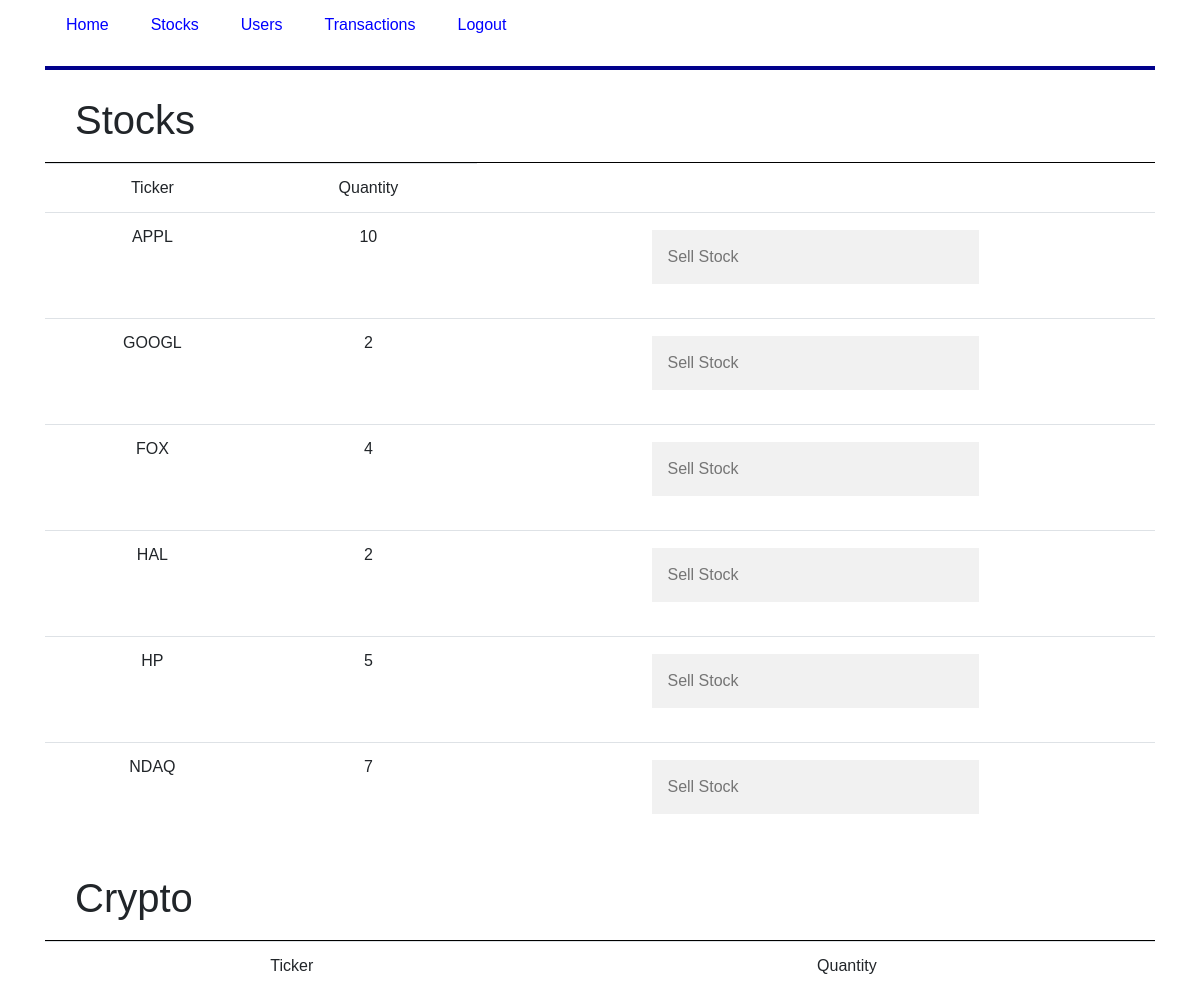
The app's page /portfolio (signed in) with its own data.
### tables this page shows
CREATE TABLE portfolio(
    p_userid decimal(8,0) not null,
    p_ticker varchar(6) not null,
    p_quantity decimal(6,0) not null
);

### application/routes.py (the view, shortened to what this page needs)
@app.route("/portfolio", methods=['POST', 'GET'])
def portfolio():
    if session.get('username'):
        conn = db
        db.row_factory = sqlite3.Row
        cur = db.cursor()
        cur.execute("""SELECT p_ticker, p_quantity FROM portfolio, users
        WHERE u_userid = p_userid
        AND p_ticker not in
        (SELECT c_ticker FROM crypto)
        AND u_userid = ?;""", [session['user_id']])
        stock_portfolio_rows = cur.fetchall()
        cur.execute("""SELECT DISTINCT p_ticker FROM portfolio, users, crypto
        WHERE u_userid = p_userid
        AND p_ticker in
        (SELECT c_ticker FROM crypto)
        AND u_userid = ?;""", [session['user_id']])
        crypto_portfolio_rows = cur.fetchall()
        return render_template("portfolio.html", stock_portfolio_rows=stock_portfolio_rows, crypto_portfolio_rows=crypto_portfolio_rows, portfolio=True)
    return render_template("portfolio.html", portfolio=True)

### application/routes.py (called while the page is built)
@app.teardown_appcontext
def close_connection(exception):
    db = getattr(g, '_database', None)
    if db is not None:
        db.close()

### application/templates/portfolio.html (shortened to what this page needs)
{% extends "layout.html" %}
{% block content %}
{% if session['username'] %}
    <div class="stock-container">
                <h1>Stocks</h1>
    </div>
    <table class="table table-stripped">
        <thead>
            <td>Ticker</td>
            <td>Quantity</td>
        </thead>
        {% for row in stock_portfolio_rows %}
            <tr>
                <form action="" method="post">
                    <td><input type="hidden" name="portfolio-stock-ticker" value="{{ row["p_ticker"] }}"> {{ row["p_ticker"] }}</td>
                    <td>{{row["p_quantity"]}}</td>
                    <td>
                        <input type="text" name="sell-stock-submission" placeholder="Sell Stock">
                    </td>
                </form>
            </tr>
        {% endfor %}
    </table>
    <div class="stock-container">
                <h1>Crypto</h1>
    </div>
    <table class="table table-stripped">
        <thead>
            <td>Ticker</td>
            <td>Quantity</td>
        </thead>
    </table>
{% else %}
    <p>Login to access your watchlist.<a href="{{ url_for('login') }}"> Login</a></p>
{% endif %}
{% endblock %}

### application/static/css/main.css (style rules this page uses)
* { box-sizing: border-box; }
*:before, *:after { box-sizing: border-box; }
html, body { font-family: Arial, Helvetica, sans-serif; height: 100%; position: relative; margin:0px; }
input[type=text], input[type=password] { width: 50%; padding: 15px; margin: 5px 0 22px 0; display: inline-block; border: none; background: #f1f1f1; }
.stock-container { display: flex; align-items: center; justify-content: space-between; border-bottom: 1px solid #000; padding: 10px 30px; }

### records on screen
portfolio: p_ticker "APPL", p_quantity "10"
portfolio: p_ticker "GOOGL", p_quantity "2"
portfolio: p_ticker "FOX", p_quantity "4"
portfolio: p_ticker "HAL", p_quantity "2"
portfolio: p_ticker "HP", p_quantity "5"
portfolio: p_ticker "NDAQ", p_quantity "7"
